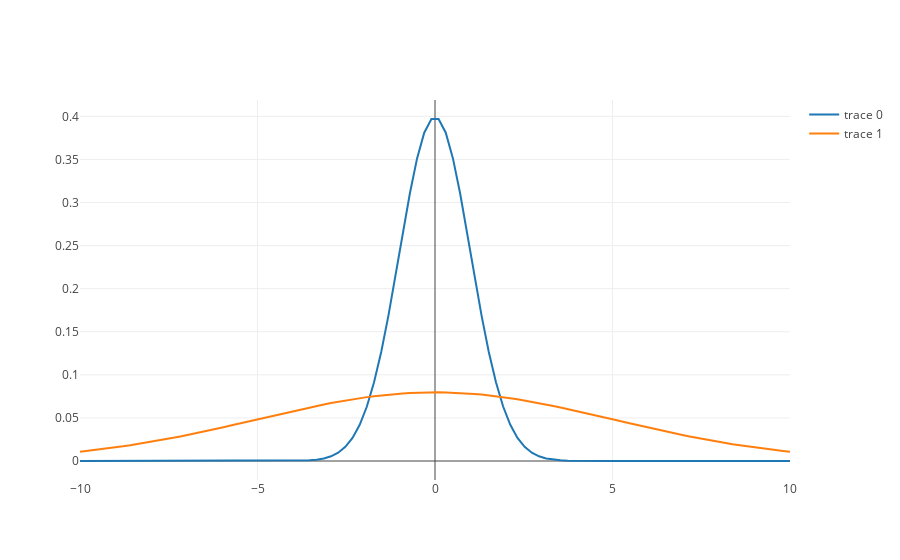

The cell this chart's notebook holds for it:
### Code cell
#@title KL Gaussians { run: "auto" }

p = ds.Normal(0, 1)

mu = 2 #@param {type:"slider", min:-10, max:10, step:1}
sigma = 5 #@param {type:"slider", min:1, max:10, step:1}
q = ds.Normal(mu, sigma)
x = torch.linspace(-10, 10)
iplot(cs281.plot(x, p.log_prob(x).exp()) + cs281.plot(x, q.log_prob(x).exp()))
print("KL(p || q)", ds.kl_divergence(p, q).item())
print("KL(q || p)", ds.kl_divergence(q, p).item())
